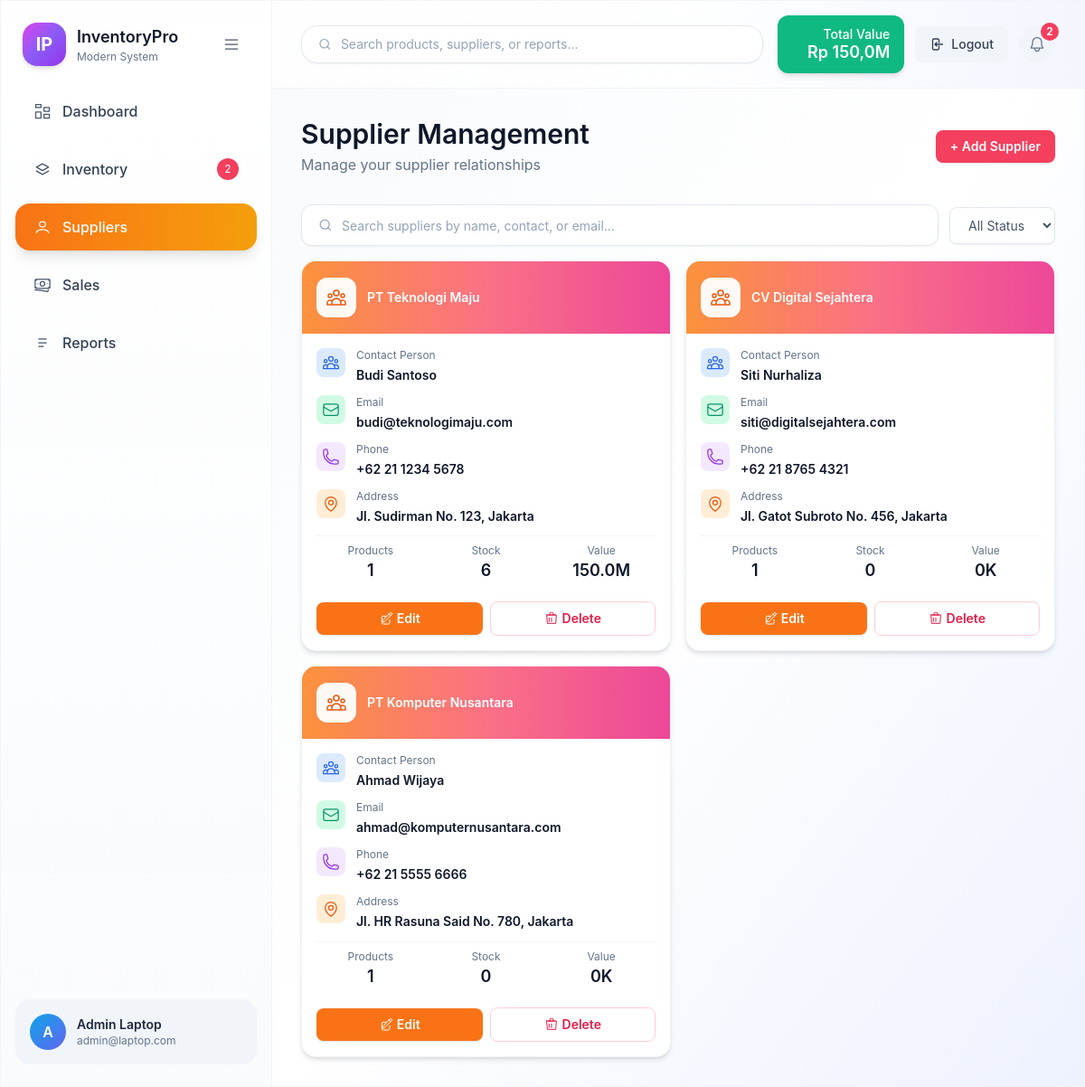
The page /index.php?page=suppliers (signed in) on the database its author committed.
### tables this page shows
CREATE TABLE `suppliers` (
  `id` int(10) UNSIGNED NOT NULL,
  `name` varchar(150) NOT NULL,
  `contact_name` varchar(100) DEFAULT NULL,
  `email` varchar(150) DEFAULT NULL,
  `phone` varchar(50) DEFAULT NULL,
  `address` text DEFAULT NULL,
  `city` varchar(80) DEFAULT NULL,
  `country` varchar(80) DEFAULT 'Indonesia',
  `status` enum('active','inactive') DEFAULT 'active',
  `created_at` timestamp NOT NULL DEFAULT current_timestamp()
);

### partials/content-suppliers.php (the view, shortened to what this page needs)
<?php
$pdo = getPdo();
$page = max(1, (int)($_GET['p'] ?? 1));
$perPage = 9;
$search = trim($_GET['search'] ?? '');
$statusFilter = $_GET['status'] ?? 'all';
$offset = ($page - 1) * $perPage;
$whereClause = '1=1';
$params = [];
$query = "
    SELECT s.*,
           COUNT(DISTINCT p.id) AS product_count,
           COALESCE(SUM(p.stock), 0) AS total_stock,
           COALESCE(SUM(p.price * p.stock), 0) AS total_value
    FROM suppliers s
    LEFT JOIN products p ON s.id = p.supplier_id
    WHERE $whereClause
    GROUP BY s.id
    ORDER BY s.created_at DESC
    LIMIT ? OFFSET ?
";
$stmt = $pdo->prepare($query);
$stmt->execute(array_merge($params, [$perPage, $offset]));
$suppliers = $stmt->fetchAll();
?>
<section class="flex flex-col gap-4">
  <div class="flex items-center justify-between mt-8">
    <div>
      <h1 class="text-3xl font-semibold text-slate-900">Supplier Management</h1>
      <p class="text-slate-500 mt-1">Manage your supplier relationships</p>
    </div>
    <button id="btnOpenSupplier" class="px-4 py-2 rounded-lg bg-rose-500 text-white text-sm font-semibold shadow hover:bg-rose-600">+ Add Supplier</button>
  </div>
  <div class="flex items-center gap-3 mt-4">
    <div class="flex-1 flex items-center gap-2 rounded-xl border border-slate-200 bg-white px-4 py-2.5 shadow-sm">
      <svg xmlns="http://www.w3.org/2000/svg" class="h-5 w-5 text-slate-400" fill="none" viewBox="0 0 24 24" stroke="currentColor">
        <path stroke-linecap="round" stroke-linejoin="round" stroke-width="1.5" d="m15.5 15.5 3 3M11 17a6 6 0 1 1 0-12 6 6 0 0 1 0 12Z" />
      </svg>
      <form method="GET" class="flex-1">
        <input type="text" name="search" value="<?php echo htmlspecialchars($search); ?>" placeholder="Search suppliers by name, contact, or email..." class="w-full bg-transparent text-sm text-slate-600 placeholder:text-slate-400 focus:outline-none">
      </form>
    </div>
    <select id="statusFilter" class="rounded-lg border border-slate-200 bg-white px-4 py-2.5 text-sm text-slate-600 shadow-sm">
      <option value="all" <?php echo $statusFilter === 'all' ? 'selected' : ''; ?>>All Status</option>
    </select>
  </div>
  <div class="grid gap-4 md:grid-cols-2 xl:grid-cols-3">
    <?php foreach ($suppliers as $sup): ?>
      <article class="rounded-2xl bg-white shadow-md border border-slate-100 overflow-hidden">
        <div class="relative h-20 bg-gradient-to-r from-orange-400 via-rose-400 to-pink-500 px-4 flex items-center gap-3">
          <div class="h-11 w-11 rounded-xl bg-white/95 text-orange-600 flex items-center justify-center shadow-sm">
          </div>
          <h3 class="text-sm font-semibold text-white flex-1"><?php echo htmlspecialchars($sup['name']); ?></h3>
        </div>
        <div class="px-4 py-4 flex flex-col gap-3">
          <div class="space-y-3 text-sm">
            <?php if ($sup['contact_name']): ?>
              <div class="flex items-start gap-3">
                <span class="inline-flex h-8 w-8 items-center justify-center rounded-lg bg-blue-100 text-blue-600 flex-shrink-0">
                </span>
                <div class="flex-1 min-w-0">
                  <p class="text-xs text-slate-500 mb-1">Contact Person</p>
                  <p class="text-sm font-semibold text-slate-900"><?php echo htmlspecialchars($sup['contact_name']); ?></p>
                </div>
              </div>
            <?php endif; ?>
            <?php if ($sup['email']): ?>
              <div class="flex items-start gap-3">
                <span class="inline-flex h-8 w-8 items-center justify-center rounded-lg bg-emerald-100 text-emerald-600 flex-shrink-0">
                </span>
                <div class="flex-1 min-w-0">
                  <p class="text-xs text-slate-500 mb-1">Email</p>
                  <p class="text-sm font-semibold text-slate-900 truncate"><?php echo htmlspecialchars($sup['email']); ?></p>
                </div>
              </div>
            <?php endif; ?>
            <?php if ($sup['phone']): ?>
              <div class="flex items-start gap-3">
                <span class="inline-flex h-8 w-8 items-center justify-center rounded-lg bg-purple-100 text-purple-600 flex-shrink-0">
                </span>
                <div class="flex-1 min-w-0">
                  <p class="text-xs text-slate-500 mb-1">Phone</p>
                  <p class="text-sm font-semibold text-slate-900"><?php echo htmlspecialchars($sup['phone']); ?></p>
                </div>
              </div>
            <?php endif; ?>
            <?php if ($sup['address'] || $sup['city']): ?>
              <div class="flex items-start gap-3">
                <span class="inline-flex h-8 w-8 items-center justify-center rounded-lg bg-orange-100 text-orange-600 flex-shrink-0">
                </span>
                <div class="flex-1 min-w-0">
                  <p class="text-xs text-slate-500 mb-1">Address</p>
                  <p class="text-sm font-semibold text-slate-900 leading-snug"><?php echo htmlspecialchars(trim(($sup['address'] ?: '') . ($sup['address'] && $sup['city'] ? ', ' : '') . ($sup['city'] ?: ''))); ?></p>
                </div>
              </div>
            <?php endif; ?>
          </div>
          <div class="grid grid-cols-3 gap-2 pt-2 border-t border-slate-100">
            <div class="text-center">
              <p class="text-xs text-slate-500">Products</p>
              <p class="text-lg font-semibold text-slate-900"><?php echo (int)$sup['product_count']; ?></p>
            </div>
            <div class="text-center">
              <p class="text-xs text-slate-500">Stock</p>
              <p class="text-lg font-semibold text-slate-900"><?php echo number_format((int)$sup['total_stock'], 0, ',', '.'); ?></p>
            </div>
            <div class="text-center">
              <p class="text-xs text-slate-500">Value</p>
              <p class="text-lg font-semibold text-slate-900">
                <?php
                  $value = (float)$sup['total_value'];
                  if ($value >= 1000000) {
                    echo number_format($value / 1000000, 1, '.', '') . 'M';
                  } else {
                    echo number_format($value / 1000, 0, '.', '') . 'K';
                  }
                ?>
              </p>
            </div>
          </div>
          <div class="flex items-center gap-2 pt-2">
            <button onclick="openEditSupplier(<?php echo htmlspecialchars(json_encode($sup)); ?>)" class="flex-1 rounded-lg bg-orange-500 text-white text-sm font-semibold py-2 shadow hover:bg-orange-600 flex items-center justify-center gap-1">
              Edit
            </button>
            <form method="POST" class="flex-1">
              <button class="w-full rounded-lg border border-rose-200 text-rose-600 text-sm font-semibold py-2 bg-white hover:bg-rose-50 flex items-center justify-center gap-1" onclick="return confirm('Hapus supplier ini?')">
                <svg xmlns="http://www.w3.org/2000/svg" class="h-4 w-4" fill="none" viewBox="0 0 24 24" stroke="currentColor">
                  <path stroke-linecap="round" stroke-linejoin="round" stroke-width="1.5" d="M6 6h12M9 6V4a2 2 0 0 1 2-2h2a2 2 0 0 1 2 2v2m-7 5v6m4-6v6M4 6h16l-1 14H5L4 6Z" />
                </svg>
                Delete
              </button>
            </form>
          </div>
        </div>
      </article>
    <?php endforeach; ?>
  </div>
</section>

### index.php (style rules this page uses)
body { background: radial-gradient(circle at 15% 20%, #eef2ff 0, transparent 25%), radial-gradient(circle at 85% 10%, #e0f2fe 0, transparent 22%), radial-gradient(circle at 80% 80%, #ffe4f3 0, transparent 20%), #f1f5f9; font-family: "Inter", system-ui, -apple-system, sans-serif; }

### rows shown on the page
suppliers: name "PT Teknologi Maju", contact_name "Budi Santoso", email "budi@teknologimaju.com", phone "+62 21 1234 5678", address+city "Jl. Sudirman No. 123, Jakarta", product_count "1", total_stock "6", value "150.0"
suppliers: name "CV Digital Sejahtera", contact_name "Siti Nurhaliza", email "siti@digitalsejahtera.com", phone "+62 21 8765 4321", address+city "Jl. Gatot Subroto No. 456, Jakarta", product_count "1", total_stock "0", value "0"
suppliers: name "PT Komputer Nusantara", contact_name "Ahmad Wijaya", email "ahmad@komputernusantara.com", phone "+62 21 5555 6666", address+city "Jl. HR Rasuna Said No. 780, Jakarta", product_count "1", total_stock "0", value "0"

### other values the page prints
$item['label'] "Dashboard"
$item['label'] "Inventory"
$item['badge'] "2"
$item['label'] "Suppliers"
$item['label'] "Sales"
$item['label'] "Reports"
substr($_SESSION['user_name'], 0, 1) "A"
$_SESSION['user_name'] "Admin Laptop"
$_SESSION['user_email'] "admin@laptop.com"
$totalValue / 1000000 "150,0"
$totalNotifications "2"
